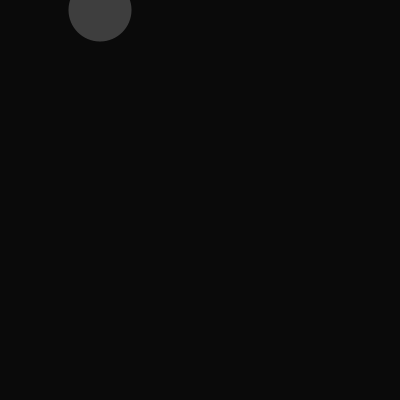
Frame 1 (no input)
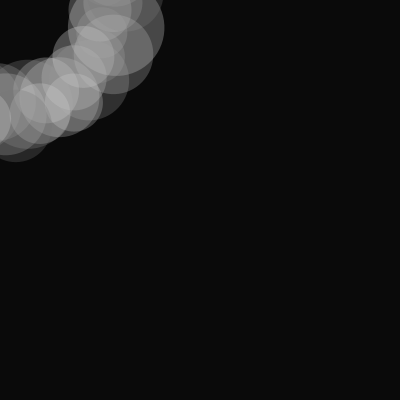
Frame 60 (the mouse pressed at the canvas centre just before this capture)
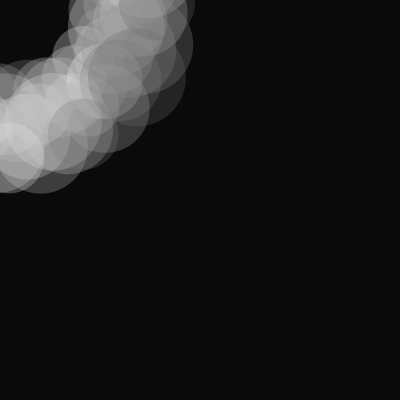
Frame 120 (the mouse held since frame 60 and released just before this capture)

The Processing sketch that drew these frames (run headless with seeded random() and noise(); from frame 60 on, the mouse is pressed at the canvas centre):

// Processing sketch: processing_101245
// ── processing_101245.pde

float r=0;

void setup() {
  size(400,400);
  background(10);
  smooth();
  noStroke();
}

void draw() {
    fill(random(100,255),70);
    rotate(r);
    float circle_size = random(50,100);
    ellipse(100+r, 10, circle_size, circle_size);
    r += 0.5;
    if (r > 250) {
      noLoop();
    }
}
